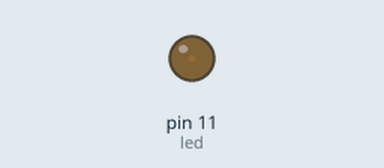
The sketch below on a simulated Arduino Uno, built with avr-gcc and run on an emulated ATmega328P. On the bench: output pins drawn as LEDs (lit = HIGH).

Above: at 0.1 s.
Timing chart, 0 to 1.6 s (numbered marks = the images above):
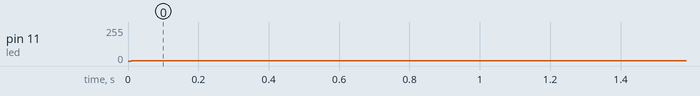

The sketch:

Arduino_P10.ino
```cpp
int led = 11;  //Cualquier pin digital que cuente con una virgulilla (Simbolo de ñ)

void setup() {
  // put your setup code here, to run once:

  //PWM no trabaja con PinMode

  //PWM =  modulacion por ancho de pulso
  //Simulacion de una onda sinosoidal mediante la variacion del duty cycle de una onda cuadrada

  Serial.begin(9600); //UART
  //9600 baudios

  Serial.setTimeout(100);//ms
}

int valor;
void loop() {
  // put your main code here, to run repeatedly:

for(int i  = 0; i<255; i++){
  analogWrite(led, i);  //PWM
  delayMicroseconds(10);
}

for(int i  = 255; i>0; i--){
  analogWrite(led, i);  //PWM
  delayMicroseconds(10);
}

delay(100);

}
```

Measured:
- by itself, pin 11 (led): 0/255 → 1/255 at 0.01 s
